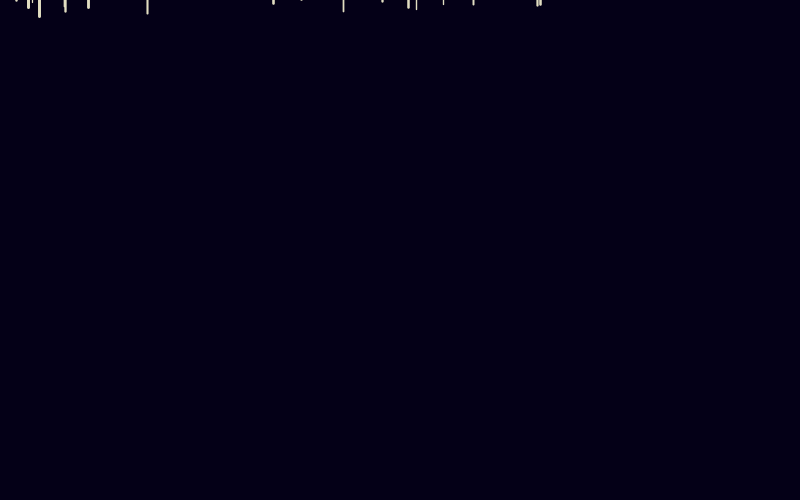
Frame 1 (no input)
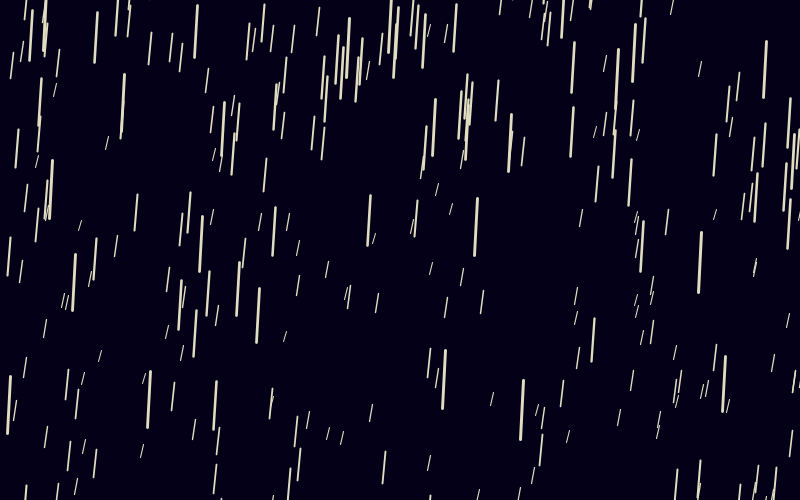
Frame 60 (the mouse pressed at the canvas centre just before this capture)
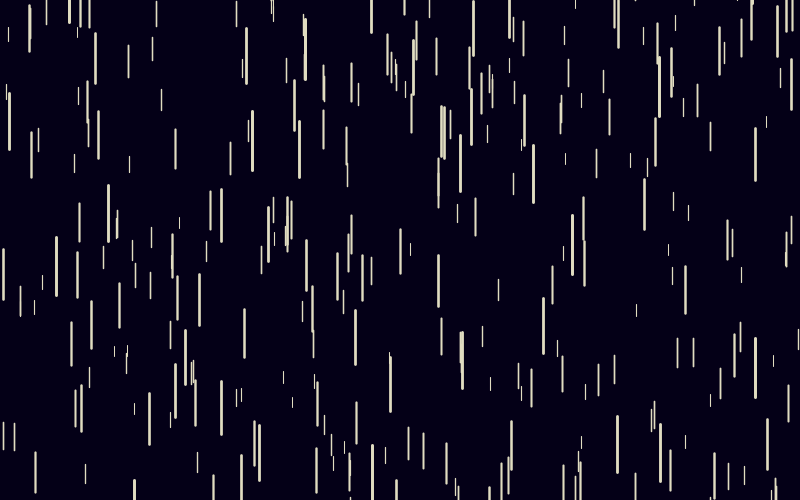
Frame 120 (the mouse held since frame 60 and released just before this capture)

The Processing sketch that drew these frames (run headless with seeded random() and noise(); from frame 60 on, the mouse is pressed at the canvas centre):

// Processing sketch: Rain
// ── Rain.pde
Drop[] drops = new Drop[800];
float a = 0;

void setup() {
  size(800, 500);
  for (int i=0; i < drops.length; i++) {
    drops[i] = new Drop();
  }
}

void draw() {
  background(4, 0, 23);
  for (int i=0; i < drops.length; i++) {
    drops[i].fall();
    drops[i].show();
  }
  a = map(mouseX, 0, width, -3, 3);
}

// ── Drop.pde
class Drop {
  float z = random(0,20);
  float yspeed = map(z, 0, 20, 8, 20);
  float l = map(z, 0, 20, 10, 60);
  float x = random(-400, width+400);
  float y = random(-400,-l);
   
  void fall() {
    y = y + yspeed;
    x = x + a;
    yspeed += height/1000;
    
    if (y > height) {
      z = random(0,20);
      yspeed = map(z, 0, 20, 8, 20);
      l = map(z, 0, 20, 10, 60);
      x = random(-400, width+400);
      y = random(-400,-l);
    }
  }
  
  void show() {
    float t = map(z, 0, 20, 1, 3);
    strokeWeight(t);
    stroke(225, 221, 193);
    line(x,y,x+a,y+l);
  }
}
